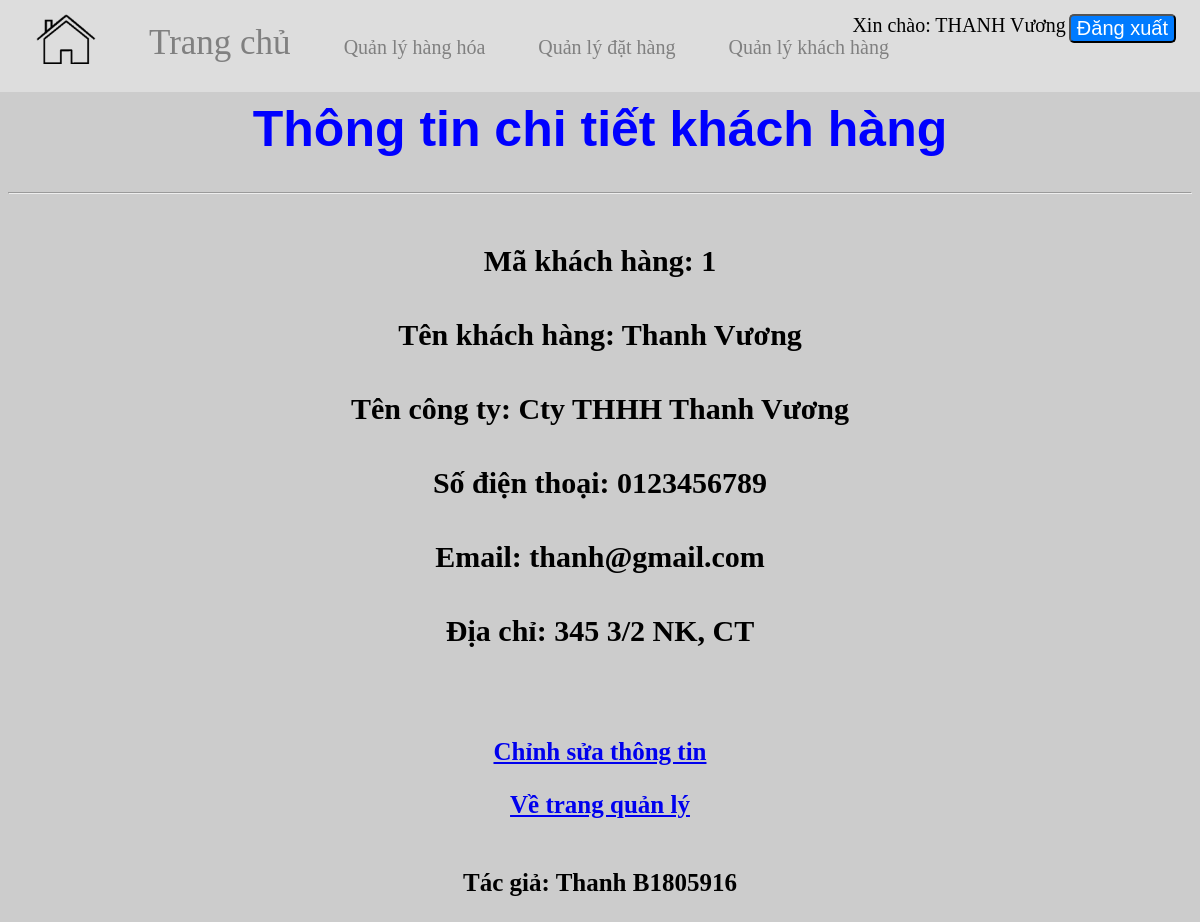
The page /admin/manage_cus/detail.php?id=1 (signed in) on the database its author committed.
### tables this page shows
CREATE TABLE DiaChiKH
(
	MaDC INT AUTO_INCREMENT PRIMARY KEY,  
	DiaChi NVARCHAR(30) NOT NULL,  
	MSKH INT NOT NULL,  
	FOREIGN KEY (MSKH) REFERENCES KhachHang(MSKH)
);

CREATE TABLE KhachHang
(
	MSKH INT AUTO_INCREMENT PRIMARY KEY,  
	HoTenKH NVARCHAR(50) NOT NULL,  
	TenCongTy NVARCHAR(30),  
	SoDienThoai CHAR(10) NOT NULL UNIQUE,  
	Email VARCHAR(50) NOT NULL UNIQUE  
);

### dao/dao.php (called while the page is built, shortened)
<?php
abstract class DAO
{
    public function __construct($servername = "localhost", $username = "root", $password = "", $database = "quanlydathang")
    {
        $this->servername = $servername;
        $this->username = $username;
        $this->password = $password;
        $this->database = $database;
        $this->cnn = new mysqli($this->servername, $this->username, $this->password, $this->database);
    }
}
class KhacHangDAO extends DAO
{
    public function getKhachHang($MSKH)
    {
        $sql = "SELECT * FROM KhachHang kh, DiaChiKH dc WHERE kh.MSKH = dc.MSKH AND kh.MSKH=?";
        $stmt = $this->cnn->prepare($sql);
        $stmt->bind_param("i", $MSKH);
        $cstmr = [];
        if ($stmt->execute()) {
            $cstmr = $stmt->get_result()->fetch_assoc();
        }
        return $cstmr;
    }
}

### admin/manage_cus/detail.php (the view, shortened to what this page needs)
<?php
    $path = $_SERVER['DOCUMENT_ROOT']."/CT428_WEB";
    require_once "$path/layouts/header-ad.php";
    $dao = new KhacHangDAO();
    $id = $_GET["id"];
    $cst = $dao->getKhachHang($id);
?>
<h1>Thông tin chi tiết khách hàng</h1>
<hr>
    <div class="dtl">
        <div>
            <div>Mã khách hàng: <?php echo $cst["MSKH"];?></div>
            <div>Tên khách hàng: <?php echo $cst["HoTenKH"];?></div>
            <div>Tên công ty: <?php echo $cst["TenCongTy"];?></div>
            <div>Số điện thoại: <?php echo $cst["SoDienThoai"];?></div>
            <div>Email: <?php echo $cst["Email"];?></div>
            <div>Địa chỉ: <?php echo $cst["DiaChi"];?></div>
        </div>
    </div>
<div class="lnk">
    <a href="edit.php?id=<?php echo $cst["MSKH"];?>"><h3>Chỉnh sửa thông tin</h3></a>
    <a href="manage.php"><h3>Về trang quản lý</h3></a>
</div>

### src/css/styles.css (style rules this page uses)
.dtl { display: grid; grid-template-columns: auto auto; justify-items: center; }
.dtl div > * { font-weight: 900; font-size: 30px; margin: 40px 0; }
* { font-size: 20px; }
.lnk { margin: 50px; }
h1 { font-size: 50px; font-family: sans-serif; color: #FF6600; }
h3 { font-size: 25px; }
body { position: relative; background-color: #CCCCCC; }

### admin/manage_cus/detail.php (style rules this page uses)
.dtl { display: flow-root; }
h1 { color: blue; }

### rows shown on the page
diachikh: MSKH "1", MSKH.HoTenKH "Thanh Vương", MSKH.TenCongTy "Cty THHH Thanh Vương", MSKH.SoDienThoai "0123456789", MSKH.Email "thanh@gmail.com", DiaChi "345 3/2 NK, CT"

### other values the page prints
$usr["HoTenNV"] "THANH Vương"
